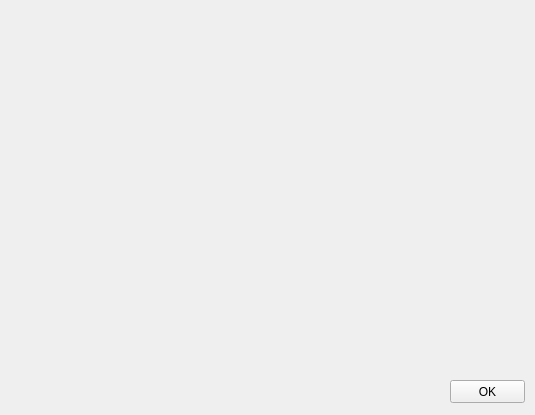
<?xml version="1.0" encoding="UTF-8"?>
<ui version="4.0">
 <class>MainWindow</class>
 <widget class="QMainWindow" name="MainWindow">
  <property name="geometry">
   <rect>
    <x>0</x>
    <y>0</y>
    <width>535</width>
    <height>415</height>
   </rect>
  </property>
  <property name="windowTitle">
   <string>Carpedia</string>
  </property>
  <property name="unifiedTitleAndToolBarOnMac">
   <bool>false</bool>
  </property>
  <widget class="QWidget" name="centralwidget">
   <widget class="QPushButton" name="okButton">
    <property name="geometry">
     <rect>
      <x>450</x>
      <y>380</y>
      <width>75</width>
      <height>23</height>
     </rect>
    </property>
    <property name="text">
     <string>OK</string>
    </property>
   </widget>
  </widget>
 </widget>
 <resources/>
 <connections/>
</ui>
